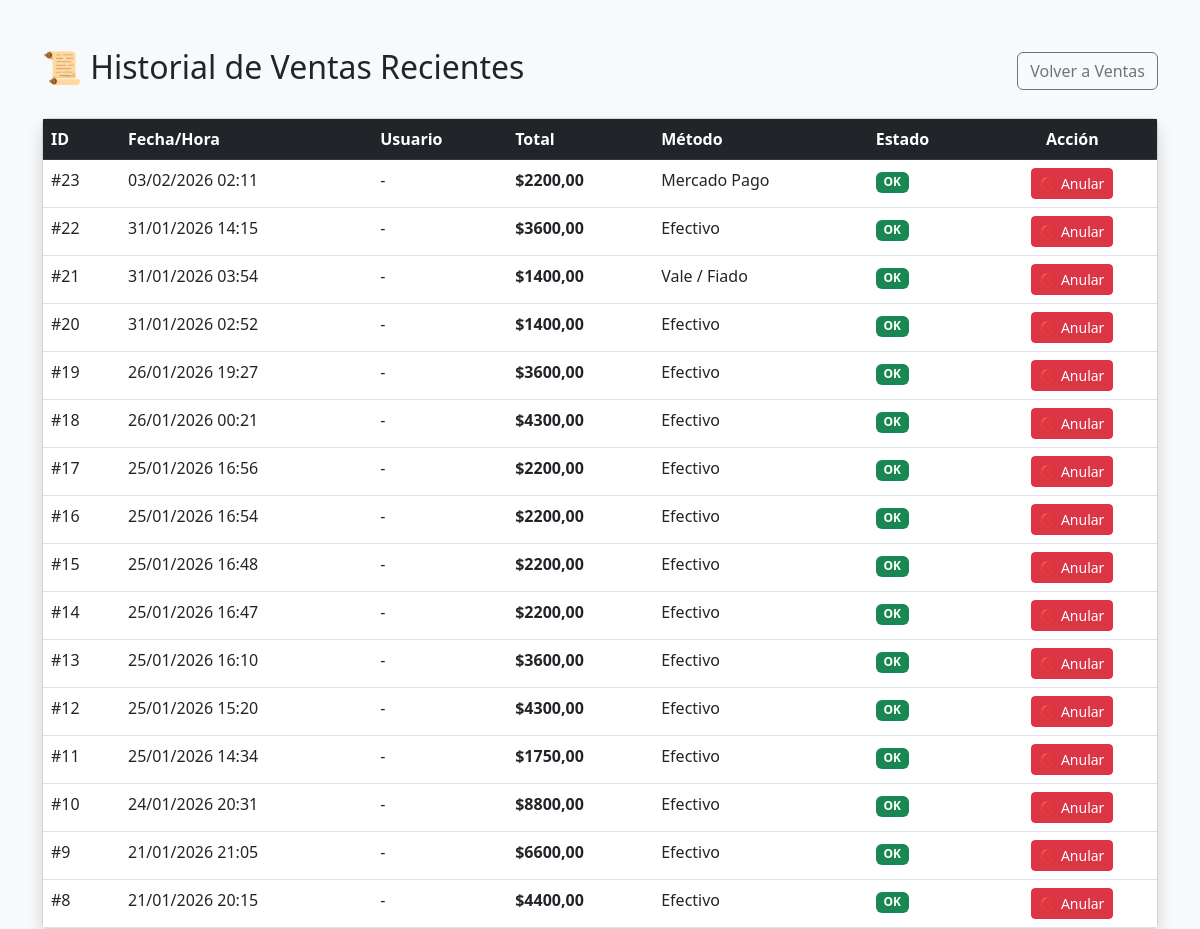
Page /historial/ (signed in) on the earlier database version.
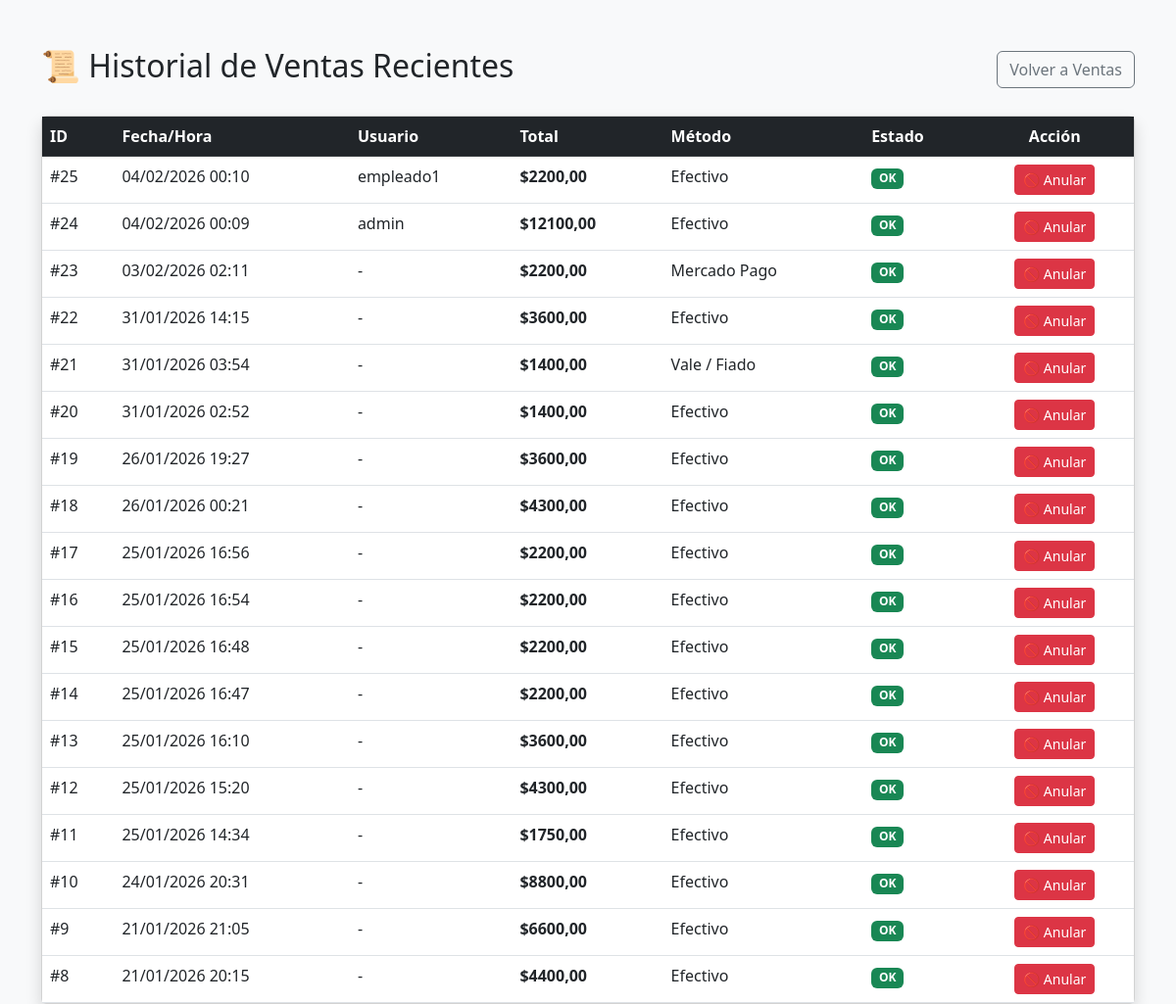
Same page on the later database version.
### gestion/models.py (models this page shows, shortened)
class Venta(models.Model):
    METODOS_PAGO = [
        ('EFECTIVO', 'Efectivo'),
        ('MERCADOPAGO', 'Mercado Pago'),
        ('DEBITO', 'Débito'),
        ('CREDITO', 'Crédito'),
        ('VALE', 'Vale / Fiado'),
    ]
    sesion = models.ForeignKey(SesionCaja, on_delete=models.PROTECT, related_name='ventas')
    usuario = models.ForeignKey(User, on_delete=models.PROTECT, null=True)
    cliente = models.ForeignKey(Cliente, on_delete=models.SET_NULL, null=True, blank=True)
    fecha = models.DateTimeField(default=timezone.now)
    total = models.DecimalField(max_digits=12, decimal_places=2, default=0)
    metodo_pago = models.CharField(max_length=20, choices=METODOS_PAGO, default='EFECTIVO')
    anulada = models.BooleanField(default=False)

### gestion/views.py (the view)
# urls.py: path('historial/', views.historial_ventas, name='historial_ventas'),
@login_required
def historial_ventas(request):
    ventas_lista = Venta.objects.all().order_by('-fecha')[:50]
    return render(request, 'gestion/historial_ventas.html', {'ventas': ventas_lista})

### gestion/templates/gestion/historial_ventas.html (shortened to what this page needs)
<!DOCTYPE html>
<html lang="es">
<head>
    <link href="https://cdn.jsdelivr.net/npm/bootstrap@5.3.0/dist/css/bootstrap.min.css" rel="stylesheet">
</head>
<body class="bg-light">
    <div class="container mt-5">
        <div class="d-flex justify-content-between align-items-center mb-4">
            <h2>📜 Historial de Ventas Recientes</h2>
            <a href="{% url 'ventas' %}" class="btn btn-outline-secondary">Volver a Ventas</a>
        </div>
        <div class="card shadow">
            <div class="table-responsive">
                <table class="table table-hover mb-0">
                    <thead class="table-dark">
                        <tr>
                            <th>ID</th>
                            <th>Fecha/Hora</th>
                            <th>Usuario</th>
                            <th>Total</th>
                            <th>Método</th>
                            <th>Estado</th>
                            <th class="text-center">Acción</th>
                        </tr>
                    </thead>
                    <tbody>
                        {% for v in ventas %}
                        <tr class="{% if v.anulada %}table-danger{% endif %}">
                            <td>#{{ v.id }}</td>
                            <td>{{ v.fecha|date:"d/m/Y H:i" }}</td>
                            <td>{{ v.usuario.username|default:"-" }}</td>
                            <td class="fw-bold">${{ v.total }}</td>
                            <td>{{ v.get_metodo_pago_display }}</td>
                            <td>
                                {% if v.anulada %}
                                    <span class="badge bg-danger">ANULADA</span>
                                {% else %}
                                    <span class="badge bg-success">OK</span>
                                {% endif %}
                            </td>
                            <td class="text-center">
                                {% if not v.anulada and user.is_staff %}
                                <form action="{% url 'anular_venta' v.id %}" method="POST" class="d-inline">
                                    <button type="submit" class="btn btn-danger btn-sm"
                                            onclick="return confirm('¿Estás segura de anular esta venta? El stock se devolverá automáticamente.')">
                                        🚫 Anular
                                    </button>
                                </form>
                                {% endif %}
                            </td>
                        </tr>
                        {% endfor %}
                    </tbody>
                </table>
            </div>
        </div>
    </div>
</body>
</html>

Differences in the rows shown:
added Venta: id "25", fecha "04/02/2026 00:10", usuario.username "empleado1", total "2200,00", metodo_pago "Efectivo", anulada "OK"
added Venta: id "24", fecha "04/02/2026 00:09", usuario.username "admin", total "12100,00", metodo_pago "Efectivo", anulada "OK"
